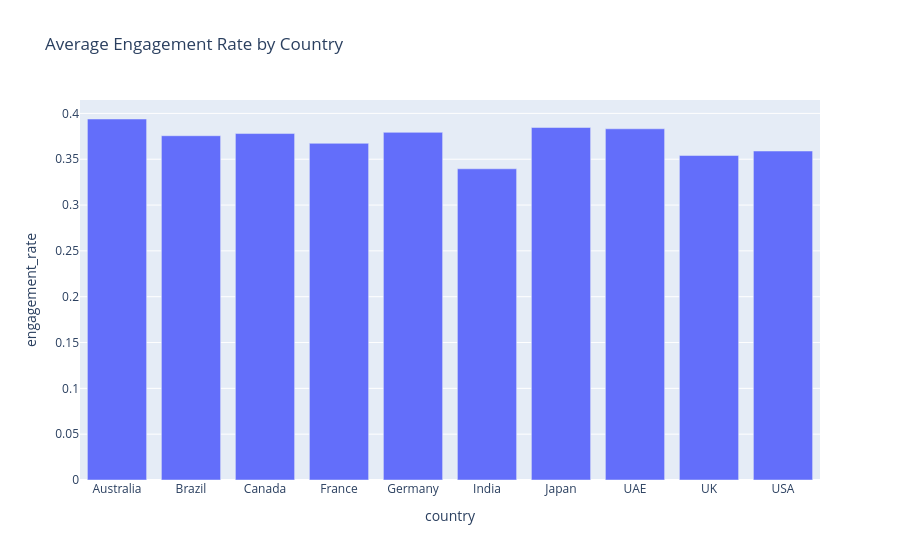

Here is the notebook cell this chart was saved with:
### Code cell
by_country = df.groupby("country")["engagement_rate"].mean().reset_index()
px.bar(by_country, x="country", y="engagement_rate", title="Average Engagement Rate by Country")

### Figure 1 — Plotly figure (JSON) as saved in the notebook; plotly's stock layout.template omitted (floating-point values rounded to 4 significant figures)
{"data": [{"hovertemplate": "country=%{x}<br>engagement_rate=%{y}<extra></extra>", "legendgroup": "", "marker": {"color": "#636efa", "pattern": {"shape": ""}}, "name": "", "orientation": "v", "showlegend": false, "textposition": "auto", "type": "bar", "x": ["Australia", "Brazil", "Canada", "France", "Germany", "India", "Japan", "UAE", "UK", "USA"], "xaxis": "x", "y": [0.3939, 0.3756, 0.378, 0.3673, 0.3793, 0.3396, 0.3846, 0.3832, 0.354, 0.3589], "yaxis": "y"}], "layout": {"barmode": "relative", "legend": {"tracegroupgap": 0}, "title": {"text": "Average Engagement Rate by Country"}, "xaxis": {"anchor": "y", "domain": [0, 1], "title": {"text": "country"}}, "yaxis": {"anchor": "x", "domain": [0, 1], "title": {"text": "engagement_rate"}}}}
